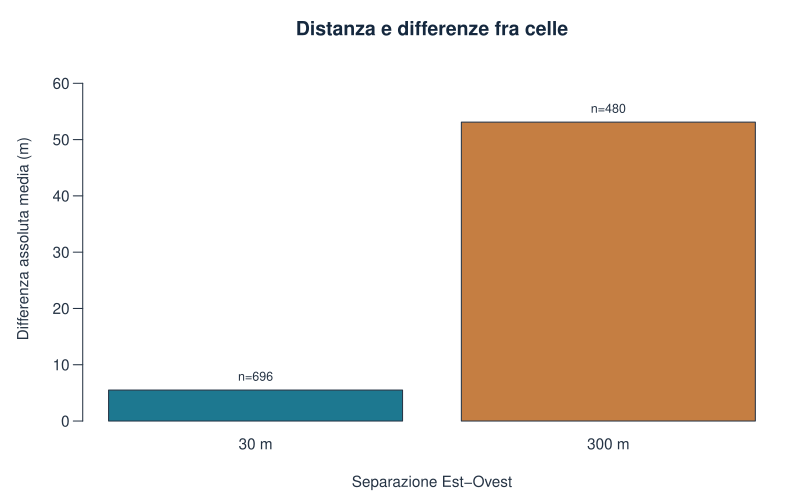

R code for this plot:
stile_grafico()
bp <- barplot(risultato$media_abs,names.arg=paste(risultato$distanza_m,"m"),col=palette_geo[1:2],
  ylim=c(0,max(risultato$media_abs)*1.22),xlab="Separazione Est-Ovest",ylab="Differenza assoluta media (m)",
  main="Distanza e differenze fra celle")
text(bp,risultato$media_abs,labels=paste0("n=",risultato$coppie),pos=3,cex=.8)
write.csv(risultato,percorso_risultati("differenze_spaziali.csv"),row.names=FALSE)
